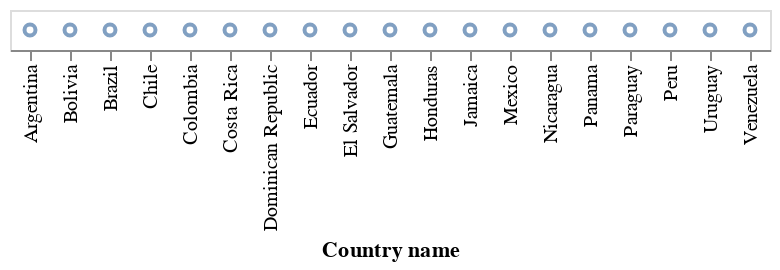

This figure's notebook cell:
### Code cell
alt.Chart(happy_lac).mark_point().encode(
x = "Country name", 
)

### Figure 1 — Vega-Lite specification as saved in the notebook (floating-point values rounded to 4 significant figures)
{"config": {"view": {"continuousWidth": 300, "continuousHeight": 300}}, "data": {"name": "data-521dbf837bf678f07b4ab254f0dc1499"}, "mark": {"type": "point"}, "encoding": {"x": {"field": "Country name", "type": "nominal"}}, "$schema": "https://vega.github.io/schema/vega-lite/v5.20.1.json", "datasets": {"data-521dbf837bf678f07b4ab254f0dc1499": [{"Country name": "Argentina", "year": 2022, "Life Ladder": 6.261, "Log GDP per capita": 10.01, "Social support": 0.893, "Healthy life expectancy at birth": 67.25, "Freedom to make life choices": 0.825, "Generosity": -0.128, "Perceptions of corruption": 0.81, "Positive affect": 0.724, "Negative affect": 0.284, "Regional indicator": "Latin America and Caribbean", "_merge": "both"}, {"Country name": "Bolivia", "year": 2022, "Life Ladder": 5.929, "Log GDP per capita": 9.014, "Social support": 0.824, "Healthy life expectancy at birth": 63.75, "Freedom to make life choices": 0.865, "Generosity": -0.08, "Perceptions of corruption": 0.84, "Positive affect": 0.738, "Negative affect": 0.426, "Regional indicator": "Latin America and Caribbean", "_merge": "both"}, {"Country name": "Brazil", "year": 2022, "Life Ladder": 6.257, "Log GDP per capita": 9.611, "Social support": 0.866, "Healthy life expectancy at birth": 65.92, "Freedom to make life choices": 0.83, "Generosity": -0.061, "Perceptions of corruption": 0.742, "Positive affect": 0.681, "Negative affect": 0.341, "Regional indicator": "Latin America and Caribbean", "_merge": "both"}, {"Country name": "Chile", "year": 2022, "Life Ladder": 6.415, "Log GDP per capita": 10.15, "Social support": 0.887, "Healthy life expectancy at birth": 70.45, "Freedom to make life choices": 0.793, "Generosity": -0.011, "Perceptions of corruption": 0.796, "Positive affect": 0.775, "Negative affect": 0.253, "Regional indicator": "Latin America and Caribbean", "_merge": "both"}, {"Country name": "Colombia", "year": 2022, "Life Ladder": 5.892, "Log GDP per capita": 9.66, "Social support": 0.877, "Healthy life expectancy at birth": 69.53, "Freedom to make life choices": 0.799, "Generosity": -0.162, "Perceptions of corruption": 0.863, "Positive affect": 0.762, "Negative affect": 0.306, "Regional indicator": "Latin America and Caribbean", "_merge": "both"}, {"Country name": "Costa Rica", "year": 2022, "Life Ladder": 7.077, "Log GDP per capita": 9.998, "Social support": 0.902, "Healthy life expectancy at birth": 70.0, "Freedom to make life choices": 0.91, "Generosity": -0.047, "Perceptions of corruption": 0.751, "Positive affect": 0.793, "Negative affect": 0.272, "Regional indicator": "Latin America and Caribbean", "_merge": "both"}, {"Country name": "Dominican Republic", "year": 2022, "Life Ladder": 5.518, "Log GDP per capita": 9.874, "Social support": 0.82, "Healthy life expectancy at birth": 64.6, "Freedom to make life choices": 0.853, "Generosity": -0.084, "Perceptions of corruption": 0.656, "Positive affect": 0.723, "Negative affect": 0.306, "Regional indicator": "Latin America and Caribbean", "_merge": "both"}, {"Country name": "Ecuador", "year": 2022, "Life Ladder": 5.887, "Log GDP per capita": 9.29, "Social support": 0.825, "Healthy life expectancy at birth": 69.25, "Freedom to make life choices": 0.759, "Generosity": -0.08, "Perceptions of corruption": 0.866, "Positive affect": 0.777, "Negative affect": 0.356, "Regional indicator": "Latin America and Caribbean", "_merge": "both"}, {"Country name": "El Salvador", "year": 2022, "Life Ladder": 6.492, "Log GDP per capita": 9.135, "Social support": 0.772, "Healthy life expectancy at birth": 65.95, "Freedom to make life choices": 0.914, "Generosity": -0.112, "Perceptions of corruption": 0.621, "Positive affect": 0.823, "Negative affect": 0.296, "Regional indicator": "Latin America and Caribbean", "_merge": "both"}, {"Country name": "Guatemala", "year": 2022, "Life Ladder": 6.15, "Log GDP per capita": 9.116, "Social support": 0.806, "Healthy life expectancy at birth": 62.9, "Freedom to make life choices": 0.856, "Generosity": -0.057, "Perceptions of corruption": 0.835, "Positive affect": 0.835, "Negative affect": 0.263, "Regional indicator": "Latin America and Caribbean", "_merge": "both"}, {"Country name": "Honduras", "year": 2022, "Life Ladder": 5.932, "Log GDP per capita": 8.645, "Social support": 0.729, "Healthy life expectancy at birth": 64.28, "Freedom to make life choices": 0.851, "Generosity": 0.081, "Perceptions of corruption": 0.834, "Positive affect": 0.775, "Negative affect": 0.289, "Regional indicator": "Latin America and Caribbean", "_merge": "both"}, {"Country name": "Jamaica", "year": 2022, "Life Ladder": 5.87, "Log GDP per capita": 9.198, "Social support": 0.868, "Healthy life expectancy at birth": 66.6, "Freedom to make life choices": 0.874, "Generosity": -0.088, "Perceptions of corruption": 0.91, "Positive affect": 0.718, "Negative affect": 0.269, "Regional indicator": "Latin America and Caribbean", "_merge": "both"}, {"Country name": "Mexico", "year": 2022, "Life Ladder": 7.038, "Log GDP per capita": 9.876, "Social support": 0.858, "Healthy life expectancy at birth": 65.8, "Freedom to make life choices": 0.861, "Generosity": -0.121, "Perceptions of corruption": 0.78, "Positive affect": 0.818, "Negative affect": 0.205, "Regional indicator": "Latin America and Caribbean", "_merge": "both"}, {"Country name": "Nicaragua", "year": 2022, "Life Ladder": 6.392, "Log GDP per capita": 8.664, "Social support": 0.844, "Healthy life expectancy at birth": 65.72, "Freedom to make life choices": 0.914, "Generosity": -0.001, "Perceptions of corruption": 0.57, "Positive affect": 0.787, "Negative affect": 0.339, "Regional indicator": "Latin America and Caribbean", "_merge": "both"}, {"Country name": "Panama", "year": 2022, "Life Ladder": 5.979, "Log GDP per capita": 10.33, "Social support": 0.891, "Healthy life expectancy at birth": 69.0, "Freedom to make life choices": 0.899, "Generosity": -0.121, "Perceptions of corruption": 0.887, "Positive affect": 0.821, "Negative affect": 0.259, "Regional indicator": "Latin America and Caribbean", "_merge": "both"}, {"Country name": "Paraguay", "year": 2022, "Life Ladder": 6.138, "Log GDP per capita": 9.508, "Social support": 0.899, "Healthy life expectancy at birth": 65.95, "Freedom to make life choices": 0.922, "Generosity": -0.011, "Perceptions of corruption": 0.839, "Positive affect": 0.821, "Negative affect": 0.238, "Regional indicator": "Latin America and Caribbean", "_merge": "both"}, {"Country name": "Peru", "year": 2022, "Life Ladder": 5.892, "Log GDP per capita": 9.449, "Social support": 0.823, "Healthy life expectancy at birth": 70.03, "Freedom to make life choices": 0.764, "Generosity": -0.178, "Perceptions of corruption": 0.884, "Positive affect": 0.755, "Negative affect": 0.378, "Regional indicator": "Latin America and Caribbean", "_merge": "both"}, {"Country name": "Uruguay", "year": 2022, "Life Ladder": 6.671, "Log GDP per capita": 10.08, "Social support": 0.905, "Healthy life expectancy at birth": 67.5, "Freedom to make life choices": 0.878, "Generosity": -0.052, "Perceptions of corruption": 0.631, "Positive affect": 0.775, "Negative affect": 0.267, "Regional indicator": "Latin America and Caribbean", "_merge": "both"}, {"Country name": "Venezuela", "year": 2022, "Life Ladder": 5.949, "Log GDP per capita": null, "Social support": 0.899, "Healthy life expectancy at birth": 63.88, "Freedom to make life choices": 0.77, "Generosity": null, "Perceptions of corruption": 0.798, "Positive affect": 0.754, "Negative affect": 0.292, "Regional indicator": "Latin America and Caribbean", "_merge": "both"}]}}
